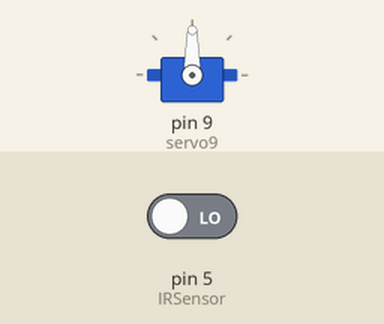
Recording of a sketch running on a simulated Arduino Uno, built with avr-gcc and run on an emulated ATmega328P. Parts: servo. Inputs (shaded band) come from the test bench; at power-on: pin 5 (IRSensor) LOW.

Above: at 1.2 s.
1.3 s: pin 5 (IRSensor) driven HIGH
At 1.45 s:
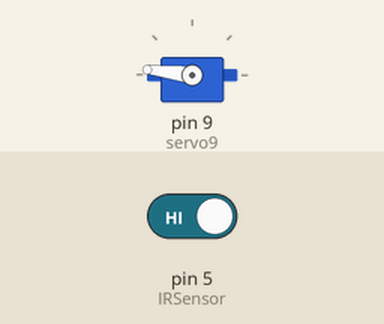
At 2.05 s:
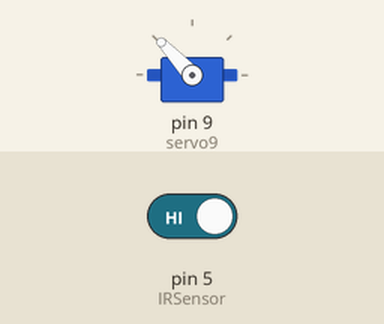
Timing chart, 0 to 10.3 s (numbered marks = the images above; inputs shaded):
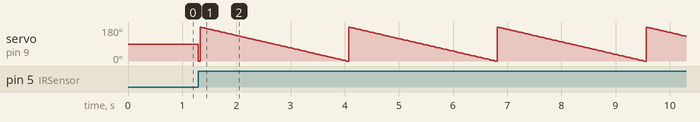

The sketch:

arduino.ino
```cpp
#include<IRremote.h>
#include<Servo.h>
int IRSensor = 5; // connect ir sensor to arduino pin 2
Servo servo9;
int pos = 0;
void setup()
{


Serial.begin(9600);
  pinMode (IRSensor, INPUT); // sensor pin INPUT
  pinMode(9,OUTPUT);
  servo9.attach(9);
}

void loop()
{
  int statusSensor = digitalRead (IRSensor);

  if ( statusSensor == true){
  for (pos = 0; pos <= 180; pos += 1) {
    // tell servo to go to position in variable 'pos'
    servo9.write(pos);
    // wait 15 ms for servo to reach the position
    delay(15);
   // LED LOW

  for (pos = 180; pos >= 0; pos -= 1) {
    // tell servo to go to position in variable 'pos'
    servo9.write(pos);
    // wait 15 ms for servo to reach the position
    delay(15);// LED High
  }

}}
}
```

Measured:
- after the input at 1.3 s, servo on pin 9 (servo9): ramps from 179° to 0° and jumps back, once every 2.7 s
